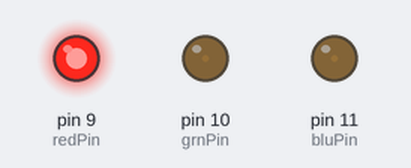
This sketch was run on a simulated Arduino Uno, built with avr-gcc and run on an emulated ATmega328P. Parts: output pins drawn as LEDs (lit = HIGH). Random numbers use the default seed unless the sketch sets one; what the sketch prints to the serial monitor is not drawn.

Above: at 0.05 s.
At 2.25 s:
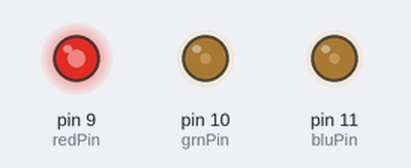
At 4.45 s:
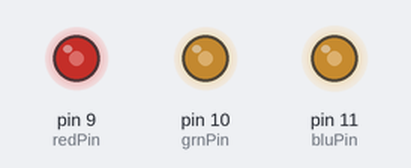
At 8.85 s:
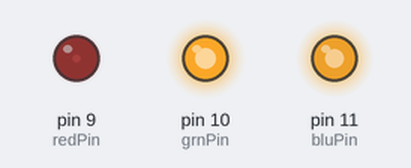
At 13.25 s:
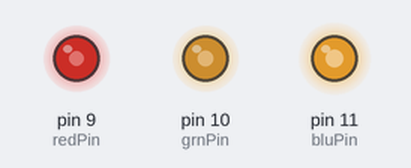
At 17.75 s:
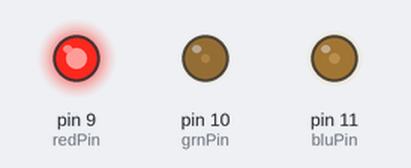
Timing chart, 0 to 24.5 s (numbered marks = the images above):
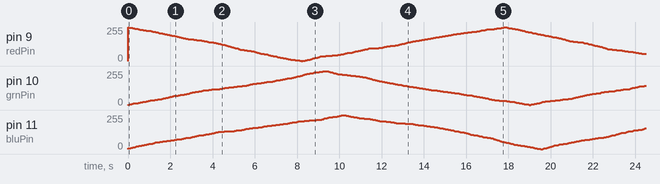

The sketch:

teste_RGB_aleatorio.ino
```cpp
const int redPin = 9, grnPin = 10, bluPin = 11;
long redSignal, grnSignal, bluSignal;
long rndNum;

int incRed = 1, incGrn = 1, incBlu = 1;

void setup() {
  // inicia a comunicacao serial
  Serial.begin(9600);
  // semente para geracao de numero aleatoria
  randomSeed(analogRead(0));

  pinMode(redPin, OUTPUT);
  pinMode(grnPin, OUTPUT);
  pinMode(bluPin, OUTPUT);

  // a cor do LED comeca vermelha
  redSignal = 255;
  grnSignal = 0;
  bluSignal = 0;
}

void loop() {
/*
  rndNum -> |  RED  | GREEN |  BLUE  |
            |   0   |   1   |   2    |
*/
  rndNum = random(3);
  switch (rndNum) {
    case 0:
      if (redSignal == 0) {
        incRed = abs(incRed);
      }
      else if (redSignal == 255) {
        incRed = (-1) * abs(incRed);
      }
      redSignal += incRed;
      break;
    case 1:
      if (grnSignal == 0) {
        incGrn = abs(incGrn);
      }
      else if (grnSignal == 255) {
        incGrn = (-1) * abs(incGrn);
      }
      grnSignal += incGrn;
      break;
    case 2:
      if (bluSignal == 0) {
        incBlu = abs(incBlu);
      }
      else if (bluSignal == 255) {
        incBlu = (-1) * abs(incBlu);
      }
      bluSignal += incBlu;
      break;
    default:
      break;
  }

  Serial.print(redSignal);
  Serial.print("\t");
  Serial.print(grnSignal);
  Serial.print("\t");
  Serial.println(bluSignal);

  analogWrite(redPin, redSignal);
  analogWrite(grnPin, grnSignal);
  analogWrite(bluPin, bluSignal);

  // delay(1);
}
```
